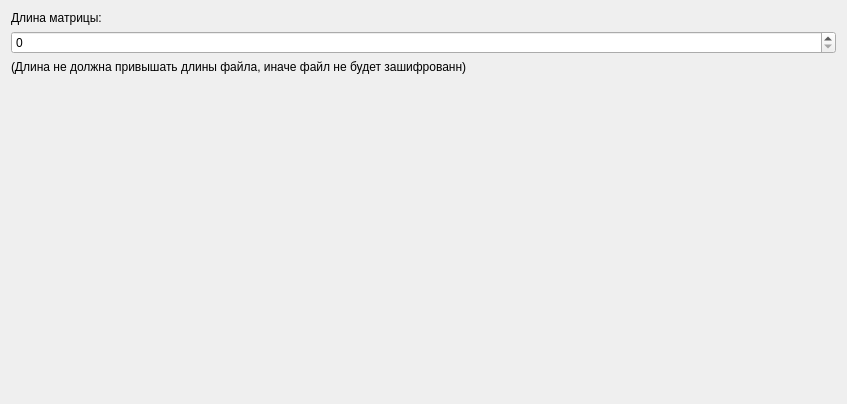
<?xml version="1.0" encoding="UTF-8"?>
<ui version="4.0">
 <class>Form</class>
 <widget class="QWidget" name="Form">
  <property name="geometry">
   <rect>
    <x>0</x>
    <y>0</y>
    <width>847</width>
    <height>404</height>
   </rect>
  </property>
  <property name="windowTitle">
   <string>Form</string>
  </property>
  <layout class="QGridLayout" name="gridLayout">
   <item row="1" column="0">
    <widget class="QSpinBox" name="spinBoxLenM"/>
   </item>
   <item row="3" column="0">
    <spacer name="verticalSpacer">
     <property name="orientation">
      <enum>Qt::Vertical</enum>
     </property>
     <property name="sizeHint" stdset="0">
      <size>
       <width>20</width>
       <height>40</height>
      </size>
     </property>
    </spacer>
   </item>
   <item row="0" column="0">
    <widget class="QLabel" name="label_2">
     <property name="text">
      <string>Длина матрицы:</string>
     </property>
    </widget>
   </item>
   <item row="2" column="0">
    <widget class="QLabel" name="label">
     <property name="text">
      <string>(Длина не должна привышать длины файла, иначе файл не будет зашифрованн)</string>
     </property>
    </widget>
   </item>
  </layout>
 </widget>
 <resources/>
 <connections/>
</ui>
